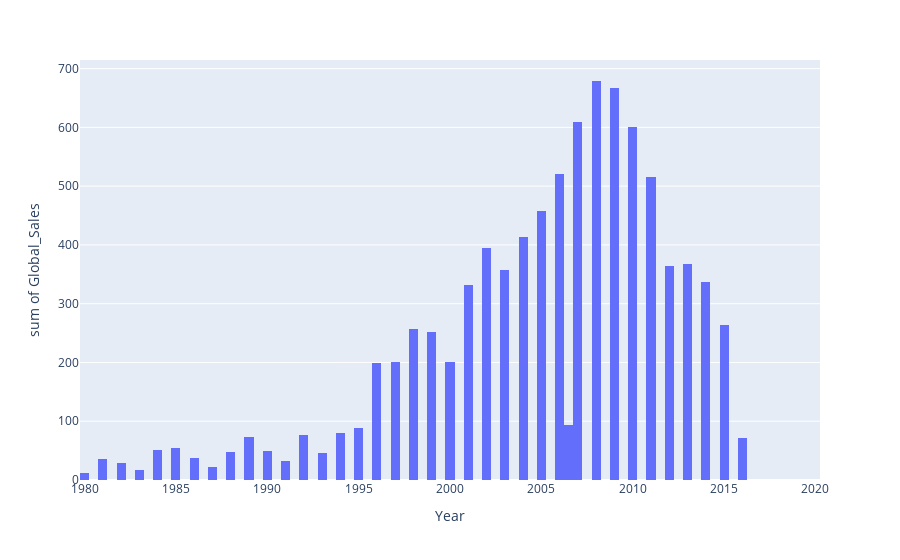

The code cell stored with this chart in its notebook:
### Code cell
px.histogram(video_game_df,x='Year',y='Global_Sales')

### Figure 1 — Plotly figure (JSON) as saved in the notebook; plotly's stock layout.template omitted (floating-point values rounded to 4 significant figures; data arrays with more than 128 entries replaced by an {"elided": "..."} marker saying what was removed)
{"data": [{"alignmentgroup": "True", "bingroup": "x", "histfunc": "sum", "hovertemplate": "Year=%{x}<br>sum of Global_Sales=%{y}<extra></extra>", "legendgroup": "", "marker": {"color": "#636efa", "pattern": {"shape": ""}}, "name": "", "offsetgroup": "", "orientation": "v", "showlegend": false, "type": "histogram", "x": {"elided": "16540 float values"}, "xaxis": "x", "y": {"elided": "16540 float values"}, "yaxis": "y"}], "layout": {"barmode": "relative", "legend": {"tracegroupgap": 0}, "margin": {"t": 60}, "xaxis": {"anchor": "y", "domain": [0, 1], "title": {"text": "Year"}}, "yaxis": {"anchor": "x", "domain": [0, 1], "title": {"text": "sum of Global_Sales"}}}}
